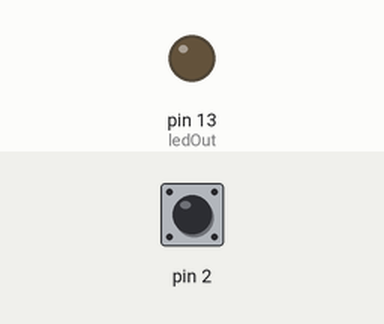
This sketch was run on a simulated Arduino Uno, built with avr-gcc and run on an emulated ATmega328P. Parts: output pins drawn as LEDs (lit = HIGH). Inputs (shaded band) come from the test bench; at power-on: pin 2 HIGH. What the sketch prints to the serial monitor is not drawn.

Above: at 1.2 s.
1.3 s: pin 2 pulsed LOW 2 times (0.12 s each, 0.3 s apart)
At 3.3 s:
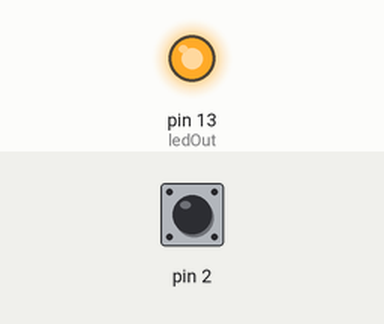
Timing chart, 0 to 5.5 s (numbered marks = the images above; inputs shaded):
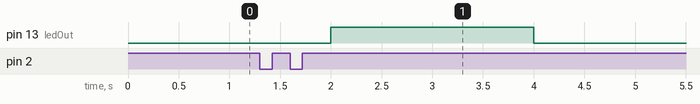

Measured:
- after the input at 1.3 s, pin 13 (ledOut): LOW → HIGH after 0.70 s, → LOW 2.0 s later

The sketch:

motion_detector_project.ino
```cpp
#include <MsTimer2.h> //Timer interrupt function
int pbIn = 0; // Define the interrupt PIN is 0, that is, digital pins 2
int ledOut = 13;
int count=0;
volatile int state = LOW; //Define ledOut, default is off

void setup()
{
     Serial.begin(9600);
     pinMode(ledOut, OUTPUT);
     attachInterrupt(pbIn, stateChange, FALLING);
// Sets the interrupt function, falling edge triggered interrupts.
     MsTimer2::set(1000,process); // Set the timer interrupt time 1000ms
     MsTimer2::start();//Timer interrupt start
}

void loop()
{
    Serial.println(count); // Printing times of 1000ms suspension
    delay(1);
if(state == HIGH)
//When moving objects are detected later, 2s shut down automatically after //the ledout light is convenient.
  {
    delay(2000);
    state = LOW;
    digitalWrite(ledOut, state); //Turn off led
  }

 }

void stateChange()  //Interrupt function
{
  count++;

}

void process()   //Timer handler
{
  if(count>1)
//1000ms interrupt number greater than 1 is considered detected a moving object //(this value can be adjusted according to the actual situation, equivalent to //adjust the detection threshold of the speed of a moving object)
       {
                   state = HIGH;
                   digitalWrite(ledOut, state);    //Lighting led
                   count=0;   //Count zero
       }
        else
            count=0;
//In 1000ms, interrupts does not reach set threshold value is considered not detect //moving objects, interrupt the count number is cleared to zero.
} 
```
